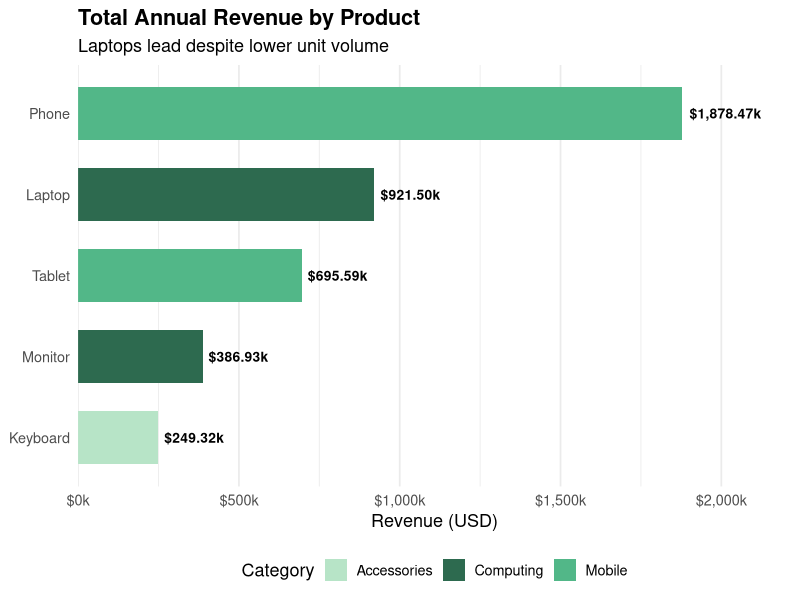
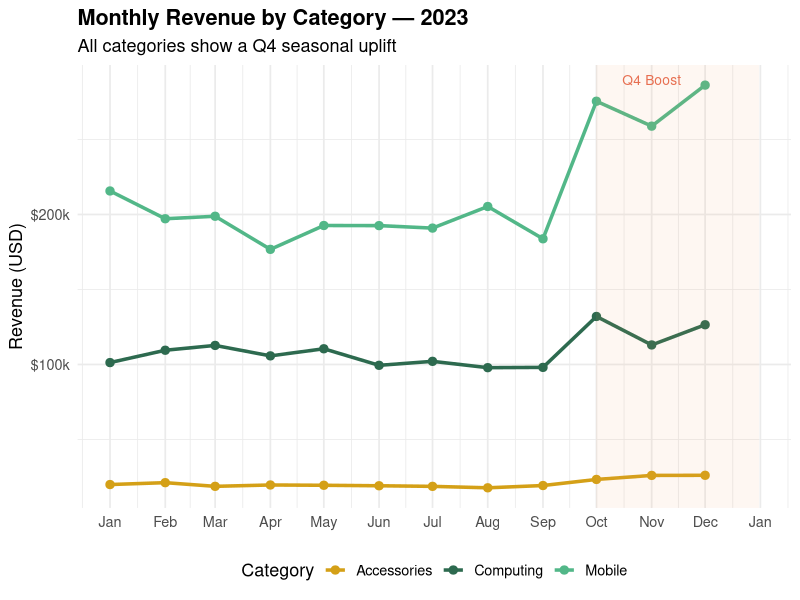
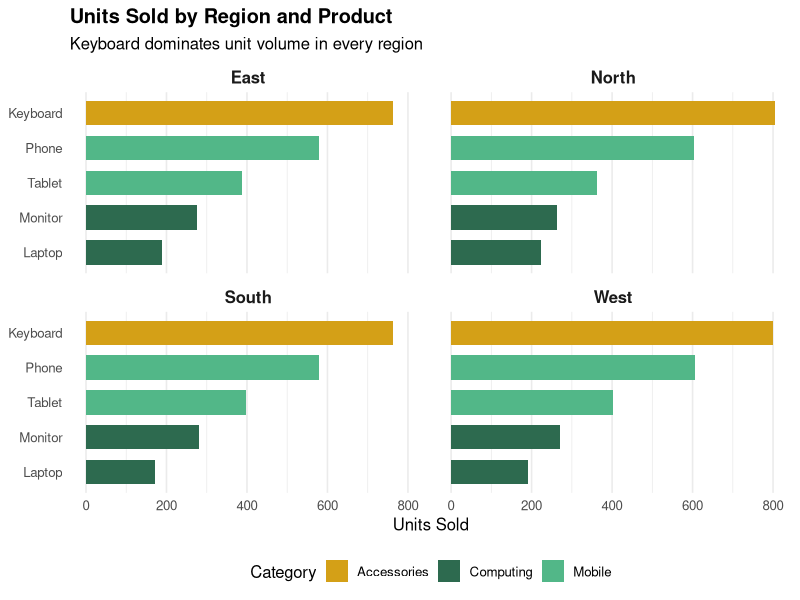
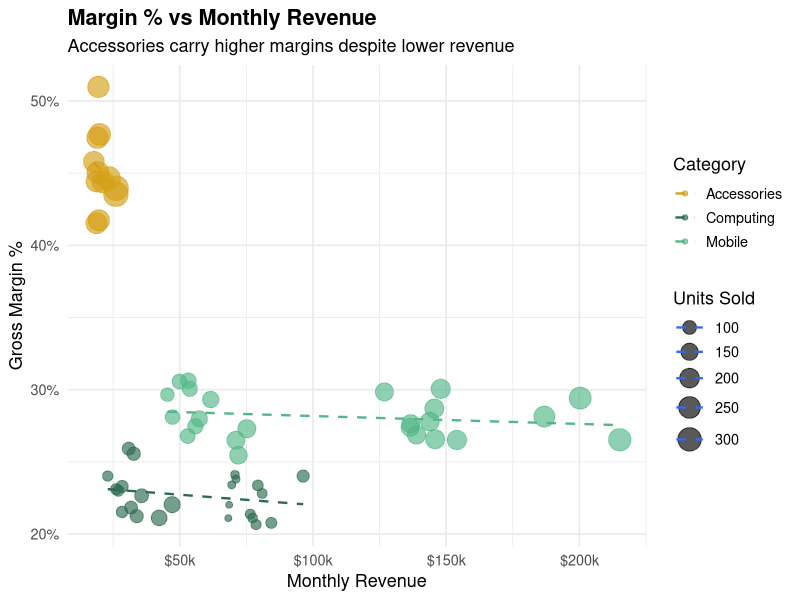
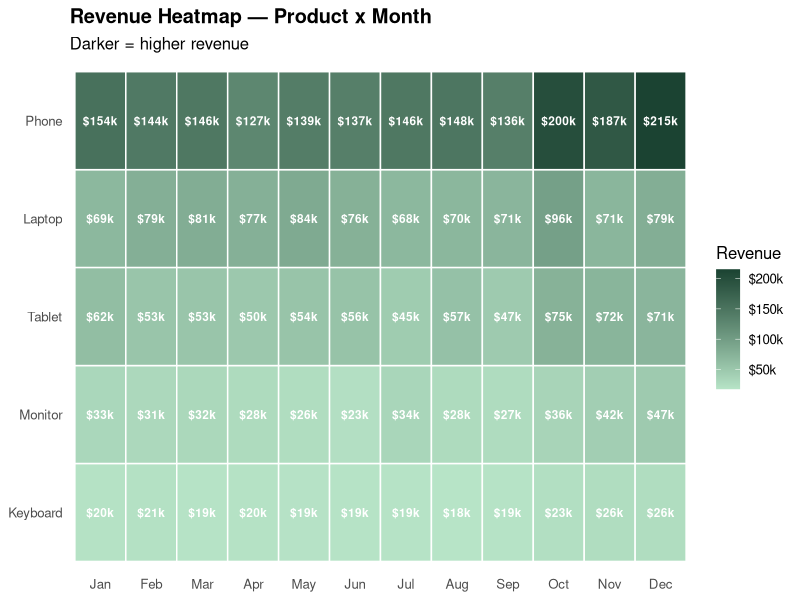
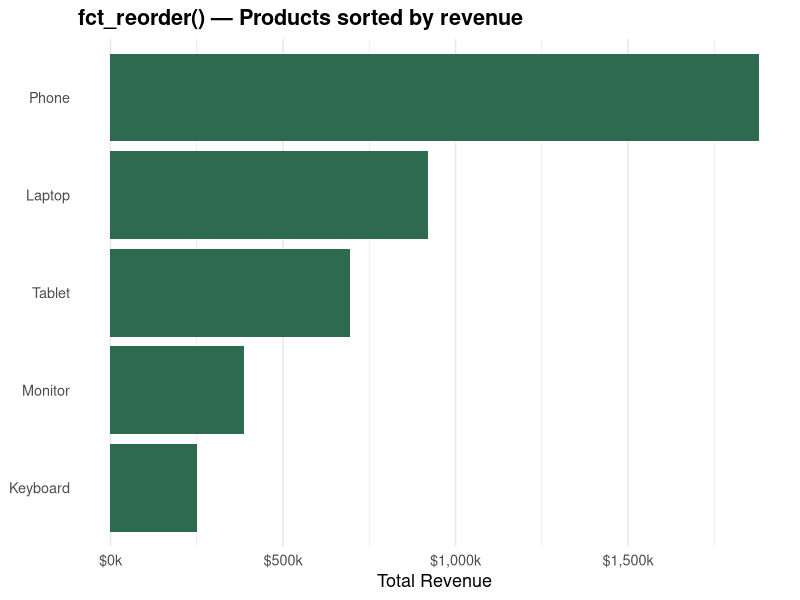

Write R code to recreate these figures, in order.
## ---- chunk 1
library(tidyverse)
## ---- chunk 2
set.seed(42)

products   <- c("Laptop", "Tablet", "Phone", "Monitor", "Keyboard")
regions    <- c("North", "South", "East", "West")
months     <- seq(as.Date("2023-01-01"), as.Date("2023-12-01"), by = "month")
base_price <- c(Laptop = 1200, Tablet = 450, Phone = 800, Monitor = 350, Keyboard = 80)

sales_raw <- expand_grid(month = months, product = products, region = regions) |>
  mutate(
    units = rpois(n(), lambda = case_when(
      product == "Keyboard" ~ 60,
      product == "Phone"    ~ 45,
      product == "Tablet"   ~ 30,
      product == "Monitor"  ~ 20,
      TRUE                  ~ 15)),
    units      = as.integer(units * if_else(month(month) %in% 10:12, 1.4, 1)),
    price      = base_price[product] * runif(n(), 0.92, 1.08),
    revenue    = units * price,
    category   = case_when(
      product %in% c("Laptop", "Monitor") ~ "Computing",
      product %in% c("Phone",  "Tablet")  ~ "Mobile",
      TRUE                                ~ "Accessories"),
    margin_pct = case_when(
      category == "Computing"   ~ runif(n(), 0.18, 0.28),
      category == "Mobile"      ~ runif(n(), 0.22, 0.35),
      TRUE                      ~ runif(n(), 0.35, 0.55))
  )

glimpse(sales_raw)
## ---- chunk 3
product_summary <- sales_raw |>
  group_by(product, category) |>
  summarise(
    total_revenue = sum(revenue),
    total_units   = sum(units),
    avg_price     = mean(price),
    avg_margin    = mean(margin_pct),
    .groups = "drop"
  ) |>
  arrange(desc(total_revenue))

product_summary
## ---- chunk 4
monthly <- sales_raw |>
  group_by(month, category) |>
  summarise(revenue = sum(revenue), units = sum(units), .groups = "drop")

monthly |> slice_head(n = 8)
## ---- chunk 5
sales_raw |>
  group_by(product, region) |>
  summarise(revenue = sum(revenue), .groups = "drop") |>
  pivot_wider(names_from = region, values_from = revenue) |>
  mutate(across(where(is.numeric), \(x) scales::dollar(x, scale = 1e-3, suffix = "k")))
## ---- chunk 6
product_summary |>
  mutate(product = fct_reorder(product, total_revenue)) |>
  ggplot(aes(x = total_revenue, y = product, fill = category)) +
  geom_col(width = 0.65) +
  geom_text(aes(label = scales::dollar(total_revenue, scale = 1e-3, suffix = "k")),
            hjust = -0.1, size = 3.5, fontface = "bold") +
  scale_x_continuous(
    labels = scales::dollar_format(scale = 1e-3, suffix = "k"),
    expand = expansion(mult = c(0, 0.18))
  ) +
  scale_fill_manual(values = c(Computing = "#2D6A4F", Mobile = "#52B788",
                               Accessories = "#B7E4C7")) +
  labs(title = "Total Annual Revenue by Product",
       subtitle = "Laptops lead despite lower unit volume",
       x = "Revenue (USD)", y = NULL, fill = "Category") +
  theme_minimal(base_size = 13) +
  theme(plot.title = element_text(face = "bold"),
        panel.grid.major.y = element_blank(),
        legend.position = "bottom")
## ---- chunk 7
monthly |>
  ggplot(aes(x = month, y = revenue, color = category, group = category)) +
  geom_line(linewidth = 1.2) +
  geom_point(size = 2.5) +
  annotate("rect", xmin = as.Date("2023-10-01"), xmax = as.Date("2023-12-31"),
           ymin = -Inf, ymax = Inf, alpha = 0.08, fill = "#F4A261") +
  annotate("text", x = as.Date("2023-11-01"), y = Inf,
           label = "Q4 Boost", vjust = 2, size = 3.5, color = "#E76F51") +
  scale_x_date(date_labels = "%b", date_breaks = "1 month") +
  scale_y_continuous(labels = scales::dollar_format(scale = 1e-3, suffix = "k")) +
  scale_color_manual(values = c(Computing = "#2D6A4F", Mobile = "#52B788",
                                Accessories = "#D4A017")) +
  labs(title = "Monthly Revenue by Category — 2023",
       subtitle = "All categories show a Q4 seasonal uplift",
       x = NULL, y = "Revenue (USD)", color = "Category") +
  theme_minimal(base_size = 13) +
  theme(plot.title = element_text(face = "bold"), legend.position = "bottom")
## ---- chunk 8
#| fig-height: 6

sales_raw |>
  group_by(region, product, category) |>
  summarise(units = sum(units), .groups = "drop") |>
  mutate(product = fct_reorder(product, units)) |>
  ggplot(aes(x = units, y = product, fill = category)) +
  geom_col(width = 0.7) +
  facet_wrap(~region, ncol = 2) +
  scale_x_continuous(labels = scales::comma) +
  scale_fill_manual(values = c(Computing = "#2D6A4F", Mobile = "#52B788",
                               Accessories = "#D4A017")) +
  labs(title = "Units Sold by Region and Product",
       subtitle = "Keyboard dominates unit volume in every region",
       x = "Units Sold", y = NULL, fill = "Category") +
  theme_minimal(base_size = 12) +
  theme(plot.title = element_text(face = "bold"),
        strip.text = element_text(face = "bold", size = 12),
        panel.grid.major.y = element_blank(),
        legend.position = "bottom")
## ---- chunk 9
sales_raw |>
  group_by(product, category, month) |>
  summarise(revenue = sum(revenue), margin = mean(margin_pct),
            units = sum(units), .groups = "drop") |>
  ggplot(aes(x = revenue, y = margin, color = category, size = units)) +
  geom_point(alpha = 0.65) +
  geom_smooth(aes(group = category), method = "lm", se = FALSE,
              linewidth = 0.8, linetype = "dashed") +
  scale_x_continuous(labels = scales::dollar_format(scale = 1e-3, suffix = "k")) +
  scale_y_continuous(labels = scales::percent_format()) +
  scale_size_continuous(range = c(2, 8), labels = scales::comma) +
  scale_color_manual(values = c(Computing = "#2D6A4F", Mobile = "#52B788",
                                Accessories = "#D4A017")) +
  labs(title = "Margin % vs Monthly Revenue",
       subtitle = "Accessories carry higher margins despite lower revenue",
       x = "Monthly Revenue", y = "Gross Margin %",
       color = "Category", size = "Units Sold") +
  theme_minimal(base_size = 13) +
  theme(plot.title = element_text(face = "bold"))
## ---- chunk 10
sales_raw |>
  group_by(product, month) |>
  summarise(revenue = sum(revenue), .groups = "drop") |>
  mutate(month_label = fct_reorder(format(month, "%b"), month)) |>
  ggplot(aes(x = month_label, y = fct_reorder(product, revenue), fill = revenue)) +
  geom_tile(color = "white", linewidth = 0.5) +
  geom_text(aes(label = scales::dollar(revenue, scale = 1e-3, suffix = "k", accuracy = 1)),
            size = 3, color = "white", fontface = "bold") +
  scale_fill_gradient(low = "#B7E4C7", high = "#1B4332",
                      labels = scales::dollar_format(scale = 1e-3, suffix = "k")) +
  labs(title = "Revenue Heatmap — Product x Month",
       subtitle = "Darker = higher revenue",
       x = NULL, y = NULL, fill = "Revenue") +
  theme_minimal(base_size = 12) +
  theme(plot.title = element_text(face = "bold"),
        panel.grid = element_blank())
## ---- chunk 11
sales_raw |>
  distinct(product, category) |>
  mutate(
    label      = str_glue("[{str_pad(category, 12, 'right')}] {str_to_upper(product)}"),
    slug       = str_to_lower(str_replace_all(product, " ", "-")),
    has_mobile = str_detect(category, "Mobile")
  )
## ---- chunk 12
sales_raw |>
  mutate(product = fct_reorder(product, revenue, .fun = sum)) |>
  group_by(product) |>
  summarise(revenue = sum(revenue)) |>
  ggplot(aes(x = revenue, y = product)) +
  geom_col(fill = "#2D6A4F") +
  scale_x_continuous(labels = scales::dollar_format(scale = 1e-3, suffix = "k")) +
  labs(title = "fct_reorder() — Products sorted by revenue",
       x = "Total Revenue", y = NULL) +
  theme_minimal(base_size = 13) +
  theme(plot.title = element_text(face = "bold"),
        panel.grid.major.y = element_blank())
## ---- chunk 13
sales_raw |>
  group_by(category) |>
  summarise(
    products      = n_distinct(product),
    total_revenue = sum(revenue),
    total_units   = sum(units),
    avg_margin    = mean(margin_pct)
  ) |>
  mutate(
    total_revenue = scales::dollar(total_revenue, scale = 1e-3, suffix = "k"),
    total_units   = scales::comma(total_units),
    avg_margin    = scales::percent(avg_margin, accuracy = 0.1)
  ) |>
  rename(Category = category, Products = products, Revenue = total_revenue,
         Units = total_units, `Avg Margin` = avg_margin) |>
  knitr::kable(align = c("l","c","r","r","r"))
